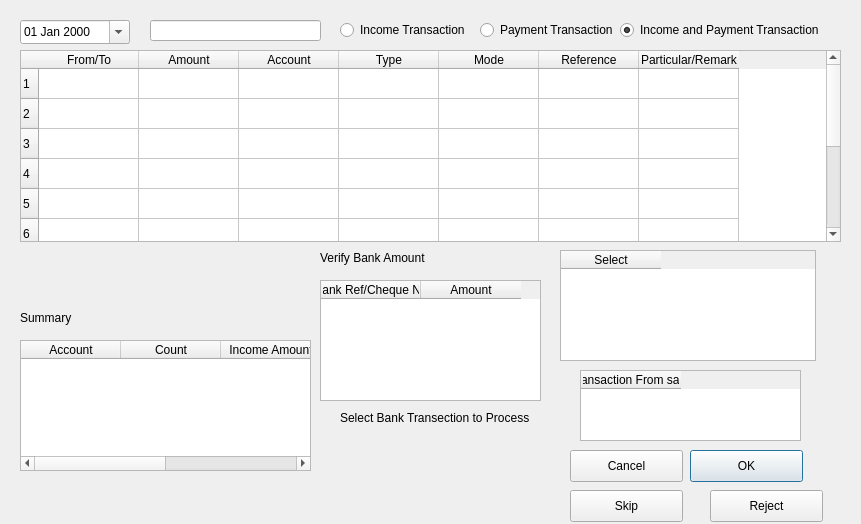
<?xml version="1.0" encoding="UTF-8"?>
<ui version="4.0">
 <class>CnewTransactionDlg</class>
 <widget class="QDialog" name="CnewTransactionDlg">
  <property name="geometry">
   <rect>
    <x>0</x>
    <y>0</y>
    <width>861</width>
    <height>524</height>
   </rect>
  </property>
  <property name="windowTitle">
   <string>Dialog</string>
  </property>
  <widget class="QDateEdit" name="m_date">
   <property name="geometry">
    <rect>
     <x>20</x>
     <y>20</y>
     <width>110</width>
     <height>24</height>
    </rect>
   </property>
   <property name="displayFormat">
    <string>dd MMM yyyy</string>
   </property>
   <property name="calendarPopup">
    <bool>true</bool>
   </property>
  </widget>
  <widget class="QTableWidget" name="m_transactionTable">
   <property name="geometry">
    <rect>
     <x>20</x>
     <y>50</y>
     <width>821</width>
     <height>192</height>
    </rect>
   </property>
   <property name="rowCount">
    <number>10</number>
   </property>
   <row/>
   <row/>
   <row/>
   <row/>
   <row/>
   <row/>
   <row/>
   <row/>
   <row/>
   <row/>
   <column>
    <property name="text">
     <string>From/To</string>
    </property>
   </column>
   <column>
    <property name="text">
     <string>Amount</string>
    </property>
   </column>
   <column>
    <property name="text">
     <string>Account</string>
    </property>
   </column>
   <column>
    <property name="text">
     <string>Type</string>
    </property>
   </column>
   <column>
    <property name="text">
     <string>Mode</string>
    </property>
   </column>
   <column>
    <property name="text">
     <string>Reference</string>
    </property>
   </column>
   <column>
    <property name="text">
     <string>Particular/Remark</string>
    </property>
   </column>
  </widget>
  <widget class="QTableWidget" name="m_summaryTable">
   <property name="geometry">
    <rect>
     <x>20</x>
     <y>340</y>
     <width>291</width>
     <height>131</height>
    </rect>
   </property>
   <column>
    <property name="text">
     <string>Account</string>
    </property>
   </column>
   <column>
    <property name="text">
     <string>Count</string>
    </property>
   </column>
   <column>
    <property name="text">
     <string>Income Amount</string>
    </property>
   </column>
   <column>
    <property name="text">
     <string>Expense Amount</string>
    </property>
   </column>
  </widget>
  <widget class="QTableWidget" name="m_bankTotalTable">
   <property name="geometry">
    <rect>
     <x>320</x>
     <y>280</y>
     <width>221</width>
     <height>121</height>
    </rect>
   </property>
   <column>
    <property name="text">
     <string>Bank Ref/Cheque No</string>
    </property>
   </column>
   <column>
    <property name="text">
     <string>Amount</string>
    </property>
   </column>
  </widget>
  <widget class="QPushButton" name="m_okButton">
   <property name="geometry">
    <rect>
     <x>690</x>
     <y>450</y>
     <width>113</width>
     <height>32</height>
    </rect>
   </property>
   <property name="toolTip">
    <string extracomment="Add Transaction"/>
   </property>
   <property name="toolTipDuration">
    <number>3</number>
   </property>
   <property name="whatsThis">
    <string extracomment="Add Transaction"/>
   </property>
   <property name="text">
    <string>OK</string>
   </property>
   <property name="default">
    <bool>true</bool>
   </property>
  </widget>
  <widget class="QPushButton" name="m_cancelButton">
   <property name="geometry">
    <rect>
     <x>570</x>
     <y>450</y>
     <width>113</width>
     <height>32</height>
    </rect>
   </property>
   <property name="toolTip">
    <string extracomment="Cancel"/>
   </property>
   <property name="toolTipDuration">
    <number>3</number>
   </property>
   <property name="statusTip">
    <string extracomment="Cancel"/>
   </property>
   <property name="text">
    <string>Cancel</string>
   </property>
  </widget>
  <widget class="QLabel" name="m_summaryLbl">
   <property name="geometry">
    <rect>
     <x>20</x>
     <y>310</y>
     <width>58</width>
     <height>16</height>
    </rect>
   </property>
   <property name="text">
    <string>Summary</string>
   </property>
  </widget>
  <widget class="QLabel" name="m_verifyBankLbl">
   <property name="geometry">
    <rect>
     <x>320</x>
     <y>250</y>
     <width>131</width>
     <height>16</height>
    </rect>
   </property>
   <property name="text">
    <string>Verify Bank Amount</string>
   </property>
  </widget>
  <widget class="QTableWidget" name="m_bankImportTable">
   <property name="geometry">
    <rect>
     <x>560</x>
     <y>250</y>
     <width>256</width>
     <height>111</height>
    </rect>
   </property>
   <column>
    <property name="text">
     <string>Select</string>
    </property>
   </column>
  </widget>
  <widget class="QLabel" name="m_bankImportLbl">
   <property name="geometry">
    <rect>
     <x>340</x>
     <y>410</y>
     <width>231</width>
     <height>16</height>
    </rect>
   </property>
   <property name="text">
    <string>Select Bank Transection to Process</string>
   </property>
  </widget>
  <widget class="QLineEdit" name="m_importLine">
   <property name="geometry">
    <rect>
     <x>150</x>
     <y>20</y>
     <width>171</width>
     <height>21</height>
    </rect>
   </property>
   <property name="readOnly">
    <bool>true</bool>
   </property>
  </widget>
  <widget class="QTableWidget" name="m_previousTable">
   <property name="geometry">
    <rect>
     <x>580</x>
     <y>370</y>
     <width>221</width>
     <height>71</height>
    </rect>
   </property>
   <column>
    <property name="text">
     <string>Previous Transaction From same account</string>
    </property>
   </column>
  </widget>
  <widget class="QPushButton" name="m_skipBtn">
   <property name="geometry">
    <rect>
     <x>570</x>
     <y>490</y>
     <width>113</width>
     <height>32</height>
    </rect>
   </property>
   <property name="toolTip">
    <string extracomment="Skip current transaction. Still available for future "/>
   </property>
   <property name="toolTipDuration">
    <number>3</number>
   </property>
   <property name="text">
    <string>Skip</string>
   </property>
  </widget>
  <widget class="QPushButton" name="m_rejectBtn">
   <property name="geometry">
    <rect>
     <x>710</x>
     <y>490</y>
     <width>113</width>
     <height>32</height>
    </rect>
   </property>
   <property name="toolTip">
    <string extracomment="Skip current transaction. Will not available for future"/>
   </property>
   <property name="toolTipDuration">
    <number>3</number>
   </property>
   <property name="text">
    <string>Reject</string>
   </property>
  </widget>
  <widget class="QRadioButton" name="m_incomeBtn">
   <property name="geometry">
    <rect>
     <x>340</x>
     <y>20</y>
     <width>131</width>
     <height>20</height>
    </rect>
   </property>
   <property name="text">
    <string>Income Transaction</string>
   </property>
  </widget>
  <widget class="QRadioButton" name="m_paymentBtn">
   <property name="geometry">
    <rect>
     <x>480</x>
     <y>20</y>
     <width>141</width>
     <height>20</height>
    </rect>
   </property>
   <property name="text">
    <string>Payment Transaction</string>
   </property>
  </widget>
  <widget class="QRadioButton" name="m_bothBtn">
   <property name="geometry">
    <rect>
     <x>620</x>
     <y>20</y>
     <width>201</width>
     <height>20</height>
    </rect>
   </property>
   <property name="text">
    <string>Income and Payment Transaction</string>
   </property>
   <property name="checked">
    <bool>true</bool>
   </property>
  </widget>
 </widget>
 <resources/>
 <connections/>
</ui>
